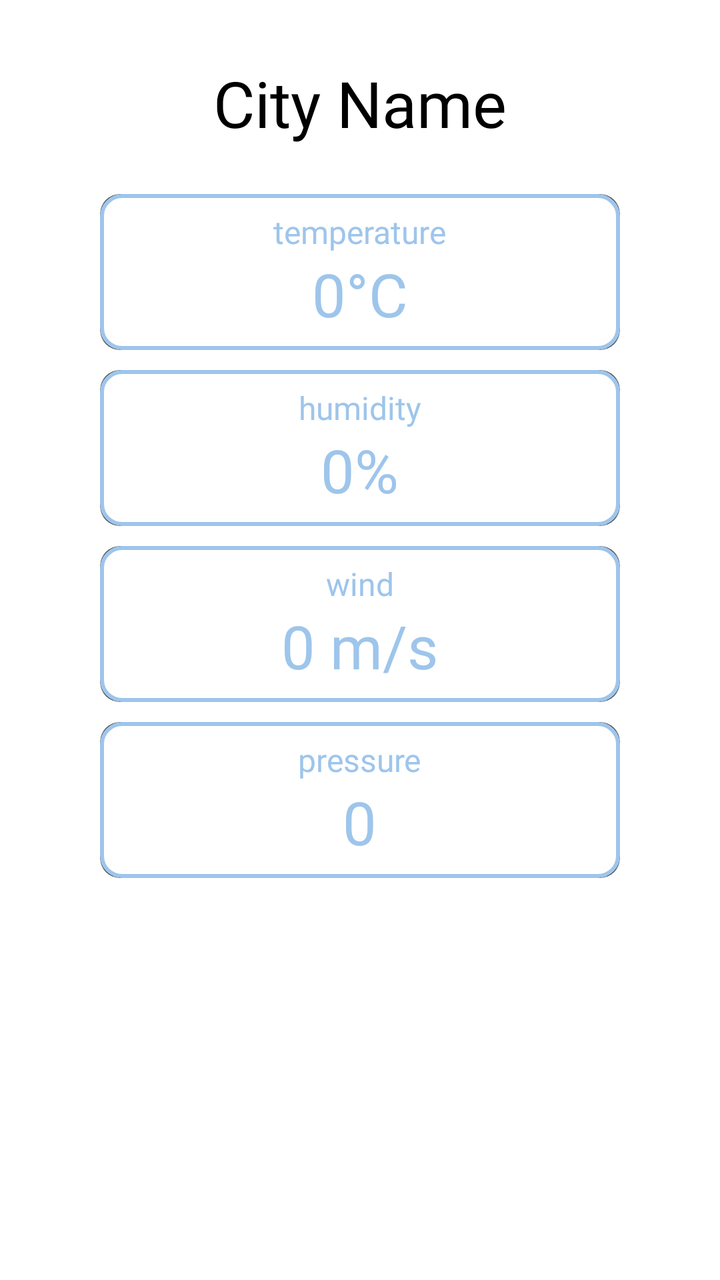
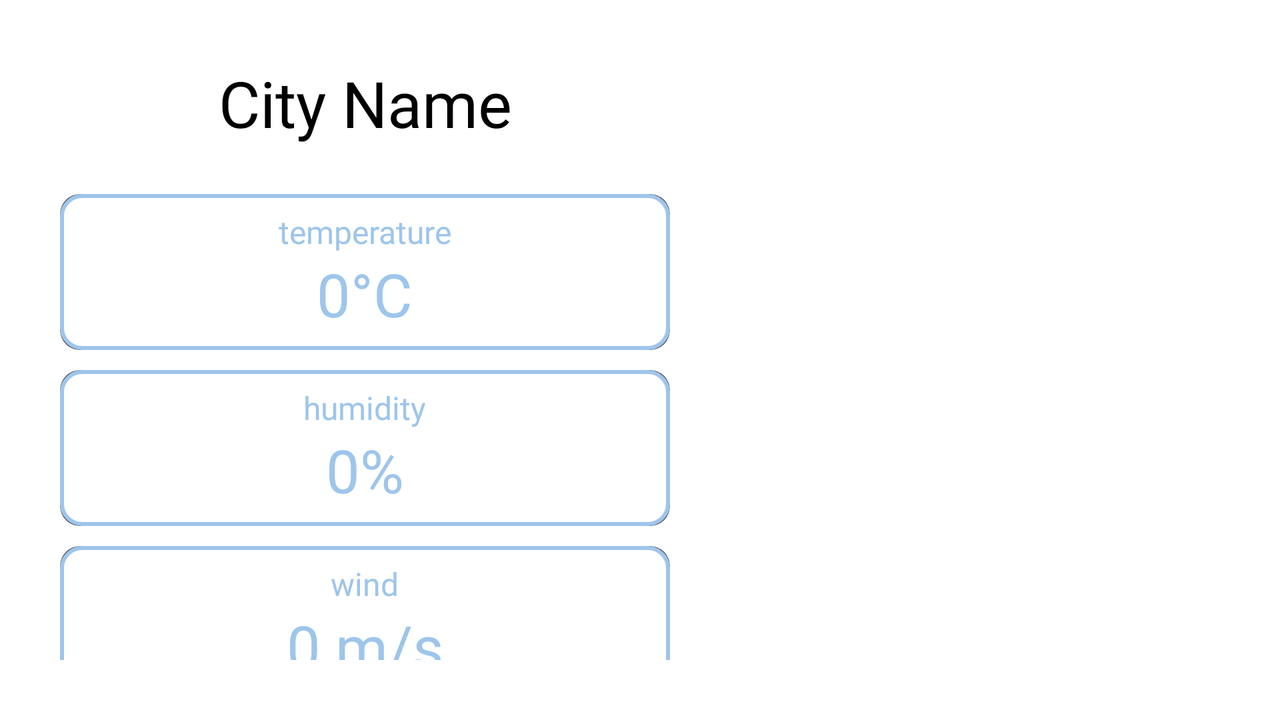

The same Android screen from two of the app's own layout files: first res/layout/ as a phone draws it, then the repository's variant for another configuration, drawn on a device whose configuration selects that folder. Both files follow.
<!-- AndroidManifest.xml: application theme Theme.WeatherApp -->
<!-- res/layout/activity_current_weather.xml -->
<?xml version="1.0" encoding="utf-8"?>
<androidx.constraintlayout.widget.ConstraintLayout xmlns:android="http://schemas.android.com/apk/res/android"
    xmlns:app="http://schemas.android.com/apk/res-auto"
    xmlns:tools="http://schemas.android.com/tools"
    android:layout_width="match_parent"
    android:layout_height="match_parent"
    android:paddingHorizontal="50dp"
    android:paddingVertical="30dp"
    tools:context=".presentation.activities.CurrentWeatherActivity">

    <TextView
        android:id="@+id/tv_city"
        android:layout_width="wrap_content"
        android:layout_height="wrap_content"
        android:fontFamily="@font/montserrat_medium"
        android:text="City Name"
        android:textColor="@color/black"
        android:textSize="32sp"
        app:layout_constraintEnd_toEndOf="parent"
        app:layout_constraintStart_toStartOf="parent"
        app:layout_constraintTop_toTopOf="parent" />

    <LinearLayout
        android:id="@+id/gl_weather_info"
        android:layout_width="match_parent"
        android:layout_height="wrap_content"
        android:layout_marginTop="24dp"

        android:orientation="vertical"

        app:layout_constraintEnd_toEndOf="parent"
        app:layout_constraintStart_toStartOf="parent"
        app:layout_constraintTop_toBottomOf="@+id/tv_city">

        <androidx.cardview.widget.CardView
            style="@style/WeatherInfoCard"
            android:background="@drawable/weather_border">

            <LinearLayout style="@style/CardLayout">

                <TextView
                    style="@style/WeatherInfoTitle"
                    android:text="@string/temperature" />

                <TextView
                    android:id="@+id/tv_temperature"
                    style="@style/WeatherInfo"
                    android:text="0°C" />
            </LinearLayout>
        </androidx.cardview.widget.CardView>

        <androidx.cardview.widget.CardView
            style="@style/WeatherInfoCard">

            <LinearLayout style="@style/CardLayout">

                <TextView
                    style="@style/WeatherInfoTitle"
                    android:text="@string/humidity" />

                <TextView
                    android:id="@+id/tv_humidity"
                    style="@style/WeatherInfo"
                    android:text="0%" />
            </LinearLayout>
        </androidx.cardview.widget.CardView>

        <androidx.cardview.widget.CardView
            style="@style/WeatherInfoCard">

            <LinearLayout style="@style/CardLayout">

                <TextView
                    style="@style/WeatherInfoTitle"
                    android:text="@string/wind" />

                <TextView
                    android:id="@+id/tv_wind"
                    style="@style/WeatherInfo"
                    android:text="0 m/s" />
            </LinearLayout>
        </androidx.cardview.widget.CardView>

        <androidx.cardview.widget.CardView
            style="@style/WeatherInfoCard">

            <LinearLayout style="@style/CardLayout">

                <TextView
                    style="@style/WeatherInfoTitle"
                    android:text="@string/pressure" />

                <TextView
                    android:id="@+id/tv_pressure"
                    style="@style/WeatherInfo"
                    android:text="0" />
            </LinearLayout>
        </androidx.cardview.widget.CardView>

    </LinearLayout>

    <Button
        android:id="@+id/btn_weather_details"
        style="@style/NavButton"
        android:layout_marginTop="8dp"
        android:text="@string/weather_details"
        app:layout_constraintEnd_toEndOf="parent"
        app:layout_constraintStart_toStartOf="parent"
        app:layout_constraintTop_toBottomOf="@+id/gl_weather_info" />

    <Button
        android:id="@+id/btn_forecast"
        style="@style/NavButton"
        android:layout_marginTop="8dp"
        android:text="@string/forecast"
        app:layout_constraintEnd_toEndOf="parent"
        app:layout_constraintStart_toStartOf="parent"
        app:layout_constraintTop_toBottomOf="@+id/btn_weather_details" />

</androidx.constraintlayout.widget.ConstraintLayout>
<!-- resources referenced by this layout -->
<resources>
  <!-- drawable weather_border (drawable) -->
  <?xml version="1.0" encoding="utf-8"?>
  <shape xmlns:android="http://schemas.android.com/apk/res/android">
      <solid android:color="#FFFFFF"/>
      <stroke android:width="2dp" android:color="#9EC5EB" />
      <corners android:radius="10dp"/>
  </shape>
  <string name="forecast">Forecast</string>
  <string name="humidity">humidity</string>
  <string name="pressure">pressure</string>
  <string name="temperature">temperature</string>
  <string name="weather_details">Details</string>
  <string name="wind">wind</string>
  <style name="CardLayout">
          <item name="android:layout_height">wrap_content</item>
          <item name="android:layout_width">match_parent</item>
          <item name="android:orientation">vertical</item>
          <item name="android:gravity">center</item>
          <item name="android:background">@drawable/weather_border</item>
          <item name="android:padding">8dp</item>
      </style>
  <style name="NavButton">
          <item name="android:backgroundTint">#FFC329</item>
          <item name="android:textSize">20sp</item>
          <item name="android:textAllCaps">false</item>
          <item name="android:fontFamily">@font/montserrat_light</item>
          <item name="android:textColor">@color/white</item>
          <item name="android:layout_height">60dp</item>
          <item name="android:layout_width">match_parent</item>
          <item name="android:layout_marginStart">5dp</item>
          <item name="android:layout_marginEnd">5dp</item>
      </style>
  <style name="WeatherInfo">
          <item name="android:textSize">30sp</item>
          <item name="android:fontFamily">@font/roboto</item>
          <item name="android:textColor">#9EC5EB</item>
          <item name="android:layout_height">wrap_content</item>
          <item name="android:layout_width">wrap_content</item>
      </style>
  <style name="WeatherInfoCard">
          <item name="android:layout_height">wrap_content</item>
          <item name="android:layout_width">match_parent</item>
          <item name="cardCornerRadius">10dp</item>
          <item name="android:layout_marginBottom">10dp</item>
      </style>
  <style name="WeatherInfoTitle">
          <item name="android:textSize">16sp</item>
          <item name="android:fontFamily">@font/montserrat_light</item>
          <item name="android:textColor">#9EC5EB</item>
          <item name="android:layout_height">wrap_content</item>
          <item name="android:layout_width">wrap_content</item>
      </style>
</resources>
<!-- res/layout-land/activity_current_weather.xml (the repository's variant of the layout above) -->
<!-- drawn on the phone turned sideways -->
<?xml version="1.0" encoding="utf-8"?>
<androidx.constraintlayout.widget.ConstraintLayout xmlns:android="http://schemas.android.com/apk/res/android"
    xmlns:app="http://schemas.android.com/apk/res-auto"
    xmlns:tools="http://schemas.android.com/tools"
    android:layout_width="match_parent"
    android:layout_height="match_parent"
    tools:context=".presentation.activities.CurrentWeatherActivity">

    <androidx.constraintlayout.widget.ConstraintLayout
        android:layout_width="0dp"
        android:layout_height="wrap_content"
        android:padding="30dp"
        app:layout_constraintBottom_toBottomOf="parent"
        app:layout_constraintStart_toStartOf="parent"
        app:layout_constraintTop_toTopOf="parent"
        app:layout_constraintEnd_toEndOf="@id/gl_middle_of_screen">

        <TextView
            android:id="@+id/tv_city"
            android:layout_width="wrap_content"
            android:layout_height="wrap_content"
            android:fontFamily="@font/montserrat_medium"
            android:text="City Name"
            android:textColor="@color/black"
            android:textSize="32sp"
            app:layout_constraintEnd_toEndOf="parent"
            app:layout_constraintStart_toStartOf="parent"
            app:layout_constraintTop_toTopOf="parent" />

        <LinearLayout
            android:id="@+id/gl_weather_info"
            android:layout_width="match_parent"
            android:layout_height="wrap_content"
            android:layout_marginTop="24dp"

            android:orientation="vertical"

            app:layout_constraintEnd_toEndOf="parent"
            app:layout_constraintStart_toStartOf="parent"
            app:layout_constraintTop_toBottomOf="@+id/tv_city">

            <androidx.cardview.widget.CardView
                style="@style/WeatherInfoCard"
                android:background="@drawable/weather_border">

                <LinearLayout style="@style/CardLayout">

                    <TextView
                        style="@style/WeatherInfoTitle"
                        android:text="@string/temperature" />

                    <TextView
                        android:id="@+id/tv_temperature"
                        style="@style/WeatherInfo"
                        android:text="0°C" />
                </LinearLayout>
            </androidx.cardview.widget.CardView>

            <androidx.cardview.widget.CardView style="@style/WeatherInfoCard">

                <LinearLayout style="@style/CardLayout">

                    <TextView
                        style="@style/WeatherInfoTitle"
                        android:text="@string/humidity" />

                    <TextView
                        android:id="@+id/tv_humidity"
                        style="@style/WeatherInfo"
                        android:text="0%" />
                </LinearLayout>
            </androidx.cardview.widget.CardView>

            <androidx.cardview.widget.CardView style="@style/WeatherInfoCard">

                <LinearLayout style="@style/CardLayout">

                    <TextView
                        style="@style/WeatherInfoTitle"
                        android:text="@string/wind" />

                    <TextView
                        android:id="@+id/tv_wind"
                        style="@style/WeatherInfo"
                        android:text="0 m/s" />
                </LinearLayout>
            </androidx.cardview.widget.CardView>

            <androidx.cardview.widget.CardView style="@style/WeatherInfoCard">

                <LinearLayout style="@style/CardLayout">

                    <TextView
                        style="@style/WeatherInfoTitle"
                        android:text="@string/pressure" />

                    <TextView
                        android:id="@+id/tv_pressure"
                        style="@style/WeatherInfo"
                        android:text="0" />
                </LinearLayout>
            </androidx.cardview.widget.CardView>

        </LinearLayout>

        <Button
            android:id="@+id/btn_weather_details"
            style="@style/NavButton"
            android:layout_marginTop="8dp"
            android:text="@string/weather_details"
            app:layout_constraintEnd_toEndOf="parent"
            app:layout_constraintStart_toStartOf="parent"
            app:layout_constraintTop_toBottomOf="@+id/gl_weather_info" />

        <Button
            android:id="@+id/btn_forecast"
            style="@style/NavButton"
            android:layout_marginTop="8dp"
            android:text="@string/forecast"
            app:layout_constraintEnd_toEndOf="parent"
            app:layout_constraintStart_toStartOf="parent"
            app:layout_constraintTop_toBottomOf="@+id/btn_weather_details" />

    </androidx.constraintlayout.widget.ConstraintLayout>

    <androidx.constraintlayout.widget.Guideline
        android:id="@+id/gl_middle_of_screen"
        android:layout_width="wrap_content"
        android:layout_height="wrap_content"
        android:orientation="vertical"
        app:layout_constraintGuide_begin="365dp"/>

    <androidx.fragment.app.FragmentContainerView
        android:id="@+id/fragment_container_current"
        android:layout_width="0dp"
        android:layout_height="match_parent"
        app:layout_constraintEnd_toEndOf="parent"
        app:layout_constraintStart_toStartOf="@id/gl_middle_of_screen"
        tools:layout = "@layout/fragment_weather_details" />
</androidx.constraintlayout.widget.ConstraintLayout>
<!-- res/layout/fragment_weather_details.xml (included above) -->
<?xml version="1.0" encoding="utf-8"?>
<LinearLayout xmlns:android="http://schemas.android.com/apk/res/android"
    xmlns:app="http://schemas.android.com/apk/res-auto"
    xmlns:tools="http://schemas.android.com/tools"
    android:layout_width="match_parent"
    android:layout_height="match_parent"
    android:orientation="vertical"
    android:paddingVertical="30dp"
    android:paddingHorizontal="50dp"
    android:gravity="center_horizontal"
    tools:context=".presentation.fragments.WeatherDetailsFragment">

    <TextView
        android:id="@+id/tv_city"
        android:layout_width="wrap_content"
        android:layout_height="wrap_content"
        android:fontFamily="@font/montserrat_light"
        android:text="Saint Petersburg"
        android:textColor="@color/black"
        android:textSize="16sp" />


    <ScrollView
        android:layout_width="match_parent"
        android:layout_height="wrap_content">

        <LinearLayout
            android:id="@+id/ll_weather_info"
            android:layout_width="match_parent"
            android:layout_height="wrap_content"
            android:layout_marginTop="8dp"

            android:orientation="vertical"

            app:layout_constraintEnd_toEndOf="parent"
            app:layout_constraintStart_toStartOf="parent"
            app:layout_constraintTop_toBottomOf="@+id/tv_city">

            <androidx.cardview.widget.CardView
                style="@style/WeatherInfoCard"
                android:background="@drawable/weather_border">
                <LinearLayout style="@style/CardLayout">
                    <TextView
                        style="@style/WeatherInfoTitle"
                        android:text="@string/feels_like" />
                    <TextView
                        android:id="@+id/tv_feels_like"
                        style="@style/WeatherInfo"
                        android:text="0°C" />
                </LinearLayout>
            </androidx.cardview.widget.CardView>

            <androidx.cardview.widget.CardView
                style="@style/WeatherInfoCard">
                <LinearLayout style="@style/CardLayout">
                    <TextView
                        style="@style/WeatherInfoTitle"
                        android:text="@string/temperature_min" />
                    <TextView
                        android:id="@+id/tv_temp_min"
                        style="@style/WeatherInfo"
                        android:text="0°C" />
                </LinearLayout>
            </androidx.cardview.widget.CardView>

            <androidx.cardview.widget.CardView
                style="@style/WeatherInfoCard">

                <LinearLayout style="@style/CardLayout">
                    <TextView
                        style="@style/WeatherInfoTitle"
                        android:text="@string/temperature_max" />
                    <TextView
                        android:id="@+id/tv_temp_max"
                        style="@style/WeatherInfo"
                        android:text="0°C" />
                </LinearLayout>
            </androidx.cardview.widget.CardView>

            <androidx.cardview.widget.CardView
                style="@style/WeatherInfoCard">
                <LinearLayout style="@style/CardLayout">
                    <TextView
                        style="@style/WeatherInfoTitle"
                        android:text="@string/visibility" />
                    <TextView
                        android:id="@+id/tv_visibility"
                        style="@style/WeatherInfo"
                        android:text="0" />
                </LinearLayout>
            </androidx.cardview.widget.CardView>

            <androidx.cardview.widget.CardView
                style="@style/WeatherInfoCard">
                <LinearLayout style="@style/CardLayout">
                    <TextView
                        style="@style/WeatherInfoTitle"
                        android:text="@string/sunrise" />
                    <TextView
                        android:id="@+id/tv_sunrise"
                        style="@style/WeatherInfo"
                        android:text="0" />
                </LinearLayout>
            </androidx.cardview.widget.CardView>

            <androidx.cardview.widget.CardView
                style="@style/WeatherInfoCard">
                <LinearLayout style="@style/CardLayout">
                    <TextView
                        style="@style/WeatherInfoTitle"
                        android:text="@string/sunset" />
                    <TextView
                        android:id="@+id/tv_sunset"
                        style="@style/WeatherInfo"
                        android:text="0" />
                </LinearLayout>
            </androidx.cardview.widget.CardView>

            <androidx.cardview.widget.CardView
                style="@style/WeatherInfoCard">
                <LinearLayout style="@style/CardLayout">
                    <TextView
                        style="@style/WeatherInfoTitle"
                        android:text="@string/clouds" />
                    <TextView
                        android:id="@+id/tv_clouds"
                        style="@style/WeatherInfo"
                        android:text="0" />
                </LinearLayout>
            </androidx.cardview.widget.CardView>

            <androidx.cardview.widget.CardView
                style="@style/WeatherInfoCard">
                <LinearLayout style="@style/CardLayout">
                    <TextView
                        style="@style/WeatherInfoTitle"
                        android:text="@string/wind_direction" />
                    <TextView
                        android:id="@+id/tv_wind_direction"
                        style="@style/WeatherInfo"
                        android:text="0" />
                </LinearLayout>
            </androidx.cardview.widget.CardView>
        </LinearLayout>
    </ScrollView>
</LinearLayout>
<!-- resources referenced by the variant -->
<!-- as the phone turned sideways resolves them -->
<resources>
  <!-- drawable weather_border (drawable) -->
  <?xml version="1.0" encoding="utf-8"?>
  <shape xmlns:android="http://schemas.android.com/apk/res/android">
      <solid android:color="#FFFFFF"/>
      <stroke android:width="2dp" android:color="#9EC5EB" />
      <corners android:radius="10dp"/>
  </shape>
  <string name="clouds">clouds:</string>
  <string name="feels_like">feels like:</string>
  <string name="forecast">Forecast</string>
  <string name="humidity">humidity</string>
  <string name="pressure">pressure</string>
  <string name="sunrise">sunrise:</string>
  <string name="sunset">sunset:</string>
  <string name="temperature">temperature</string>
  <string name="temperature_max">temperature(max):</string>
  <string name="temperature_min">temperature (min):</string>
  <string name="visibility">visibility:</string>
  <string name="weather_details">Details</string>
  <string name="wind">wind</string>
  <string name="wind_direction">wind direction:</string>
  <style name="CardLayout">
          <item name="android:layout_height">wrap_content</item>
          <item name="android:layout_width">match_parent</item>
          <item name="android:orientation">vertical</item>
          <item name="android:gravity">center</item>
          <item name="android:background">@drawable/weather_border</item>
          <item name="android:padding">8dp</item>
      </style>
  <style name="NavButton">
          <item name="android:backgroundTint">#FFC329</item>
          <item name="android:textSize">20sp</item>
          <item name="android:textAllCaps">false</item>
          <item name="android:fontFamily">@font/montserrat_light</item>
          <item name="android:textColor">@color/white</item>
          <item name="android:layout_height">60dp</item>
          <item name="android:layout_width">match_parent</item>
          <item name="android:layout_marginStart">5dp</item>
          <item name="android:layout_marginEnd">5dp</item>
      </style>
  <style name="WeatherInfo">
          <item name="android:textSize">30sp</item>
          <item name="android:fontFamily">@font/roboto</item>
          <item name="android:textColor">#9EC5EB</item>
          <item name="android:layout_height">wrap_content</item>
          <item name="android:layout_width">wrap_content</item>
      </style>
  <style name="WeatherInfoCard">
          <item name="android:layout_height">wrap_content</item>
          <item name="android:layout_width">match_parent</item>
          <item name="cardCornerRadius">10dp</item>
          <item name="android:layout_marginBottom">10dp</item>
      </style>
  <style name="WeatherInfoTitle">
          <item name="android:textSize">16sp</item>
          <item name="android:fontFamily">@font/montserrat_light</item>
          <item name="android:textColor">#9EC5EB</item>
          <item name="android:layout_height">wrap_content</item>
          <item name="android:layout_width">wrap_content</item>
      </style>
</resources>
